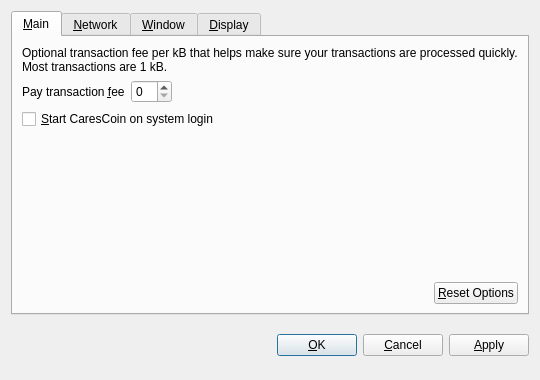
<?xml version="1.0" encoding="UTF-8"?>
<ui version="4.0">
 <class>OptionsDialog</class>
 <widget class="QDialog" name="OptionsDialog">
  <property name="geometry">
   <rect>
    <x>0</x>
    <y>0</y>
    <width>540</width>
    <height>380</height>
   </rect>
  </property>
  <property name="windowTitle">
   <string>Options</string>
  </property>
  <property name="modal">
   <bool>true</bool>
  </property>
  <layout class="QVBoxLayout" name="verticalLayout">
   <item>
    <widget class="QTabWidget" name="tabWidget">
     <property name="tabPosition">
      <enum>QTabWidget::North</enum>
     </property>
     <property name="currentIndex">
      <number>0</number>
     </property>
     <widget class="QWidget" name="tabMain">
      <attribute name="title">
       <string>&amp;Main</string>
      </attribute>
      <layout class="QVBoxLayout" name="verticalLayout_Main">
       <item>
        <widget class="QLabel" name="transactionFeeInfoLabel">
         <property name="text">
          <string>Optional transaction fee per kB that helps make sure your transactions are processed quickly. Most transactions are 1 kB.</string>
         </property>
         <property name="textFormat">
          <enum>Qt::PlainText</enum>
         </property>
         <property name="wordWrap">
          <bool>true</bool>
         </property>
        </widget>
       </item>
       <item>
        <layout class="QHBoxLayout" name="horizontalLayout_1_Main">
         <item>
          <widget class="QLabel" name="transactionFeeLabel">
           <property name="text">
            <string>Pay transaction &amp;fee</string>
           </property>
           <property name="textFormat">
            <enum>Qt::PlainText</enum>
           </property>
           <property name="buddy">
            <cstring>transactionFee</cstring>
           </property>
          </widget>
         </item>
         <item>
          <widget class="BitcoinAmountField" name="transactionFee"/>
         </item>
         <item>
          <spacer name="horizontalSpacer_1_Main">
           <property name="orientation">
            <enum>Qt::Horizontal</enum>
           </property>
           <property name="sizeHint" stdset="0">
            <size>
             <width>40</width>
             <height>20</height>
            </size>
           </property>
          </spacer>
         </item>
        </layout>
       </item>
       <item>
        <widget class="QCheckBox" name="bitcoinAtStartup">
         <property name="toolTip">
          <string>Automatically start CaresCoin after logging in to the system.</string>
         </property>
         <property name="text">
          <string>&amp;Start CaresCoin on system login</string>
         </property>
        </widget>
       </item>
       <item>
        <spacer name="verticalSpacer_Main">
         <property name="orientation">
          <enum>Qt::Vertical</enum>
         </property>
         <property name="sizeHint" stdset="0">
          <size>
           <width>20</width>
           <height>40</height>
          </size>
         </property>
        </spacer>
       </item>
       <item>
        <layout class="QHBoxLayout" name="horizontalLayout_2_Main">
         <item>
          <spacer name="horizontalSpacer_2_Main">
           <property name="orientation">
            <enum>Qt::Horizontal</enum>
           </property>
           <property name="sizeHint" stdset="0">
            <size>
             <width>40</width>
             <height>20</height>
            </size>
           </property>
          </spacer>
         </item>
         <item>
          <widget class="QPushButton" name="resetButton">
           <property name="toolTip">
            <string>Reset all client options to default.</string>
           </property>
           <property name="text">
            <string>&amp;Reset Options</string>
           </property>
           <property name="autoDefault">
            <bool>false</bool>
           </property>
          </widget>
         </item>
        </layout>
       </item>
      </layout>
     </widget>
     <widget class="QWidget" name="tabNetwork">
      <attribute name="title">
       <string>&amp;Network</string>
      </attribute>
      <layout class="QVBoxLayout" name="verticalLayout_Network">
       <item>
        <widget class="QCheckBox" name="mapPortUpnp">
         <property name="toolTip">
          <string>Automatically open the CaresCoin client port on the router. This only works when your router supports UPnP and it is enabled.</string>
         </property>
         <property name="text">
          <string>Map port using &amp;UPnP</string>
         </property>
        </widget>
       </item>
       <item>
        <widget class="QCheckBox" name="connectSocks">
         <property name="toolTip">
          <string>Connect to the CaresCoin network through a SOCKS proxy (e.g. when connecting through Tor).</string>
         </property>
         <property name="text">
          <string>&amp;Connect through SOCKS proxy:</string>
         </property>
        </widget>
       </item>
       <item>
        <layout class="QHBoxLayout" name="horizontalLayout_Network">
         <item>
          <widget class="QLabel" name="proxyIpLabel">
           <property name="text">
            <string>Proxy &amp;IP:</string>
           </property>
           <property name="textFormat">
            <enum>Qt::PlainText</enum>
           </property>
           <property name="buddy">
            <cstring>proxyIp</cstring>
           </property>
          </widget>
         </item>
         <item>
          <widget class="QValidatedLineEdit" name="proxyIp">
           <property name="maximumSize">
            <size>
             <width>140</width>
             <height>16777215</height>
            </size>
           </property>
           <property name="toolTip">
            <string>IP address of the proxy (e.g. 127.0.0.1)</string>
           </property>
          </widget>
         </item>
         <item>
          <widget class="QLabel" name="proxyPortLabel">
           <property name="text">
            <string>&amp;Port:</string>
           </property>
           <property name="textFormat">
            <enum>Qt::PlainText</enum>
           </property>
           <property name="buddy">
            <cstring>proxyPort</cstring>
           </property>
          </widget>
         </item>
         <item>
          <widget class="QLineEdit" name="proxyPort">
           <property name="maximumSize">
            <size>
             <width>55</width>
             <height>16777215</height>
            </size>
           </property>
           <property name="toolTip">
            <string>Port of the proxy (e.g. 9050)</string>
           </property>
          </widget>
         </item>
         <item>
          <widget class="QLabel" name="socksVersionLabel">
           <property name="text">
            <string>SOCKS &amp;Version:</string>
           </property>
           <property name="textFormat">
            <enum>Qt::PlainText</enum>
           </property>
           <property name="buddy">
            <cstring>socksVersion</cstring>
           </property>
          </widget>
         </item>
         <item>
          <widget class="QValueComboBox" name="socksVersion">
           <property name="toolTip">
            <string>SOCKS version of the proxy (e.g. 5)</string>
           </property>
          </widget>
         </item>
         <item>
          <spacer name="horizontalSpacer_Network">
           <property name="orientation">
            <enum>Qt::Horizontal</enum>
           </property>
           <property name="sizeHint" stdset="0">
            <size>
             <width>40</width>
             <height>20</height>
            </size>
           </property>
          </spacer>
         </item>
        </layout>
       </item>
       <item>
        <spacer name="verticalSpacer_Network">
         <property name="orientation">
          <enum>Qt::Vertical</enum>
         </property>
         <property name="sizeHint" stdset="0">
          <size>
           <width>20</width>
           <height>40</height>
          </size>
         </property>
        </spacer>
       </item>
      </layout>
     </widget>
     <widget class="QWidget" name="tabWindow">
      <attribute name="title">
       <string>&amp;Window</string>
      </attribute>
      <layout class="QVBoxLayout" name="verticalLayout_Window">
       <item>
        <widget class="QCheckBox" name="minimizeToTray">
         <property name="toolTip">
          <string>Show only a tray icon after minimizing the window.</string>
         </property>
         <property name="text">
          <string>&amp;Minimize to the tray instead of the taskbar</string>
         </property>
        </widget>
       </item>
       <item>
        <widget class="QCheckBox" name="minimizeOnClose">
         <property name="toolTip">
          <string>Minimize instead of exit the application when the window is closed. When this option is enabled, the application will be closed only after selecting Quit in the menu.</string>
         </property>
         <property name="text">
          <string>M&amp;inimize on close</string>
         </property>
        </widget>
       </item>
       <item>
        <spacer name="verticalSpacer_Window">
         <property name="orientation">
          <enum>Qt::Vertical</enum>
         </property>
         <property name="sizeHint" stdset="0">
          <size>
           <width>20</width>
           <height>40</height>
          </size>
         </property>
        </spacer>
       </item>
      </layout>
     </widget>
     <widget class="QWidget" name="tabDisplay">
      <attribute name="title">
       <string>&amp;Display</string>
      </attribute>
      <layout class="QVBoxLayout" name="verticalLayout_Display">
       <item>
        <layout class="QHBoxLayout" name="horizontalLayout_1_Display">
         <item>
          <widget class="QLabel" name="langLabel">
           <property name="text">
            <string>User Interface &amp;language:</string>
           </property>
           <property name="textFormat">
            <enum>Qt::PlainText</enum>
           </property>
           <property name="buddy">
            <cstring>lang</cstring>
           </property>
          </widget>
         </item>
         <item>
          <widget class="QValueComboBox" name="lang">
           <property name="toolTip">
            <string>The user interface language can be set here. This setting will take effect after restarting CaresCoin.</string>
           </property>
          </widget>
         </item>
        </layout>
       </item>
       <item>
        <layout class="QHBoxLayout" name="horizontalLayout_2_Display">
         <item>
          <widget class="QLabel" name="unitLabel">
           <property name="text">
            <string>&amp;Unit to show amounts in:</string>
           </property>
           <property name="textFormat">
            <enum>Qt::PlainText</enum>
           </property>
           <property name="buddy">
            <cstring>unit</cstring>
           </property>
          </widget>
         </item>
         <item>
          <widget class="QValueComboBox" name="unit">
           <property name="toolTip">
            <string>Choose the default subdivision unit to show in the interface and when sending coins.</string>
           </property>
          </widget>
         </item>
        </layout>
       </item>
       <item>
        <widget class="QCheckBox" name="displayAddresses">
         <property name="toolTip">
          <string>Whether to show CaresCoin addresses in the transaction list or not.</string>
         </property>
         <property name="text">
          <string>&amp;Display addresses in transaction list</string>
         </property>
        </widget>
       </item>
       <item>
        <spacer name="verticalSpacer_Display">
         <property name="orientation">
          <enum>Qt::Vertical</enum>
         </property>
         <property name="sizeHint" stdset="0">
          <size>
           <width>20</width>
           <height>40</height>
          </size>
         </property>
        </spacer>
       </item>
      </layout>
     </widget>
    </widget>
   </item>
   <item>
    <layout class="QHBoxLayout" name="horizontalLayout_Buttons">
     <item>
      <spacer name="horizontalSpacer_1">
       <property name="orientation">
        <enum>Qt::Horizontal</enum>
       </property>
       <property name="sizeHint" stdset="0">
        <size>
         <width>40</width>
         <height>48</height>
        </size>
       </property>
      </spacer>
     </item>
     <item>
      <widget class="QLabel" name="statusLabel">
       <property name="font">
        <font>
         <weight>75</weight>
         <bold>true</bold>
        </font>
       </property>
       <property name="text">
        <string/>
       </property>
       <property name="textFormat">
        <enum>Qt::PlainText</enum>
       </property>
       <property name="wordWrap">
        <bool>true</bool>
       </property>
      </widget>
     </item>
     <item>
      <spacer name="horizontalSpacer_2">
       <property name="orientation">
        <enum>Qt::Horizontal</enum>
       </property>
       <property name="sizeHint" stdset="0">
        <size>
         <width>40</width>
         <height>48</height>
        </size>
       </property>
      </spacer>
     </item>
     <item>
      <widget class="QPushButton" name="okButton">
       <property name="text">
        <string>&amp;OK</string>
       </property>
      </widget>
     </item>
     <item>
      <widget class="QPushButton" name="cancelButton">
       <property name="text">
        <string>&amp;Cancel</string>
       </property>
       <property name="autoDefault">
        <bool>false</bool>
       </property>
      </widget>
     </item>
     <item>
      <widget class="QPushButton" name="applyButton">
       <property name="text">
        <string>&amp;Apply</string>
       </property>
       <property name="autoDefault">
        <bool>false</bool>
       </property>
      </widget>
     </item>
    </layout>
   </item>
  </layout>
 </widget>
 <customwidgets>
  <customwidget>
   <class>BitcoinAmountField</class>
   <extends>QSpinBox</extends>
   <header>bitcoinamountfield.h</header>
  </customwidget>
  <customwidget>
   <class>QValueComboBox</class>
   <extends>QComboBox</extends>
   <header>qvaluecombobox.h</header>
  </customwidget>
  <customwidget>
   <class>QValidatedLineEdit</class>
   <extends>QLineEdit</extends>
   <header>qvalidatedlineedit.h</header>
  </customwidget>
 </customwidgets>
 <resources/>
 <connections/>
</ui>
